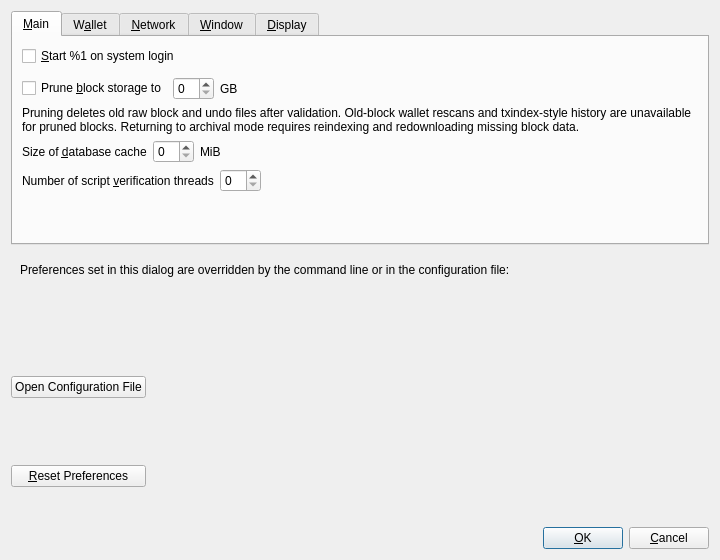
<?xml version="1.0" encoding="UTF-8"?>
<ui version="4.0">
 <class>OptionsDialog</class>
 <widget class="QDialog" name="OptionsDialog">
  <property name="geometry">
   <rect>
    <x>0</x>
    <y>0</y>
    <width>720</width>
    <height>560</height>
   </rect>
  </property>
  <property name="minimumSize">
   <size>
    <width>700</width>
    <height>520</height>
   </size>
  </property>
  <property name="windowTitle">
   <string>Preferences</string>
  </property>
  <property name="modal">
   <bool>true</bool>
  </property>
  <layout class="QVBoxLayout" name="verticalLayout">
   <item>
    <widget class="QTabWidget" name="tabWidget">
     <property name="currentIndex">
      <number>0</number>
     </property>
     <widget class="QWidget" name="tabMain">
      <attribute name="title">
       <string>&amp;Main</string>
      </attribute>
      <layout class="QVBoxLayout" name="verticalLayout_Main">
       <item>
        <widget class="QCheckBox" name="bitcoinAtStartup">
          <property name="toolTip">
          <string>Automatically start %1 after logging in to the system.</string>
         </property>
         <property name="text">
          <string>&amp;Start %1 on system login</string>
         </property>
        </widget>
       </item>
       <item>
        <spacer name="horizontalSpacer_0_Main">
         <property name="orientation">
          <enum>Qt::Horizontal</enum>
         </property>
         <property name="sizeHint" stdset="0">
          <size>
           <width>40</width>
           <height>5</height>
          </size>
         </property>
        </spacer>
       </item>
       <item>
       <layout class="QHBoxLayout" name="horizontalLayout_Main_Prune">
        <item>
         <widget class="QCheckBox" name="prune">
         <property name="toolTip">
           <string>Pruned nodes fully validate the chain but keep only recent raw block and undo data. Old-block wallet rescans and txindex-style history are unavailable for pruned blocks. Returning to archival mode requires reindexing and redownloading missing block data. Actual disk usage may be somewhat higher.</string>
          </property>
          <property name="text">
           <string>Prune &amp;block storage to</string>
          </property>
         </widget>
        </item>
        <item>
         <widget class="QSpinBox" name="pruneSize"/>
        </item>
         <item>
          <widget class="QLabel" name="pruneSizeUnitLabel">
           <property name="text">
            <string>GB</string>
           </property>
           <property name="textFormat">
            <enum>Qt::PlainText</enum>
           </property>
          </widget>
         </item>
         <item>
          <spacer name="horizontalSpacer_Main_Prune">
           <property name="orientation">
            <enum>Qt::Horizontal</enum>
           </property>
           <property name="sizeHint" stdset="0">
            <size>
             <width>40</width>
             <height>20</height>
            </size>
           </property>
          </spacer>
         </item>
        </layout>
       </item>
       <item>
        <widget class="QLabel" name="pruneWarning">
         <property name="text">
          <string>Pruning deletes old raw block and undo files after validation. Old-block wallet rescans and txindex-style history are unavailable for pruned blocks. Returning to archival mode requires reindexing and redownloading missing block data.</string>
         </property>
         <property name="textFormat">
          <enum>Qt::PlainText</enum>
         </property>
         <property name="wordWrap">
          <bool>true</bool>
         </property>
        </widget>
       </item>
       <item>
        <layout class="QHBoxLayout" name="horizontalLayout_2_Main">
         <item>
          <widget class="QLabel" name="databaseCacheLabel">
           <property name="text">
            <string>Size of &amp;database cache</string>
           </property>
           <property name="textFormat">
            <enum>Qt::PlainText</enum>
           </property>
           <property name="buddy">
            <cstring>databaseCache</cstring>
           </property>
          </widget>
         </item>
         <item>
          <widget class="QSpinBox" name="databaseCache"/>
         </item>
         <item>
          <widget class="QLabel" name="databaseCacheUnitLabel">
           <property name="text">
            <string>MiB</string>
           </property>
           <property name="textFormat">
            <enum>Qt::PlainText</enum>
           </property>
          </widget>
         </item>
         <item>
          <spacer name="horizontalSpacer_2_Main">
           <property name="orientation">
            <enum>Qt::Horizontal</enum>
           </property>
           <property name="sizeHint" stdset="0">
            <size>
             <width>40</width>
             <height>20</height>
            </size>
           </property>
          </spacer>
         </item>
        </layout>
       </item>
       <item>
        <layout class="QHBoxLayout" name="horizontalLayout_Main_VerifyLabel">
         <item>
          <widget class="QLabel" name="threadsScriptVerifLabel">
           <property name="text">
            <string>Number of script &amp;verification threads</string>
           </property>
           <property name="textFormat">
            <enum>Qt::PlainText</enum>
           </property>
           <property name="buddy">
            <cstring>threadsScriptVerif</cstring>
           </property>
          </widget>
         </item>
         <item>
          <widget class="QSpinBox" name="threadsScriptVerif">
           <property name="toolTip">
            <string>(0 = auto, &lt;0 = leave that many cores free)</string>
           </property>
          </widget>
         </item>
         <item>
          <spacer name="horizontalSpacer_Main_Threads">
           <property name="orientation">
            <enum>Qt::Horizontal</enum>
           </property>
           <property name="sizeHint" stdset="0">
            <size>
             <width>40</width>
             <height>20</height>
            </size>
           </property>
          </spacer>
         </item>
        </layout>
       </item>
       <item>
        <spacer name="verticalSpacer_Main">
         <property name="orientation">
          <enum>Qt::Vertical</enum>
         </property>
         <property name="sizeHint" stdset="0">
          <size>
           <width>20</width>
           <height>40</height>
          </size>
         </property>
        </spacer>
       </item>
      </layout>
     </widget>
     <widget class="QWidget" name="tabWallet">
      <attribute name="title">
       <string>W&amp;allet</string>
      </attribute>
      <layout class="QVBoxLayout" name="verticalLayout_Wallet">
       <item>
        <widget class="QGroupBox" name="groupBox">
         <property name="title">
          <string>Expert</string>
         </property>
         <layout class="QVBoxLayout" name="verticalLayout_2">
          <item>
           <widget class="QCheckBox" name="coinControlFeatures">
            <property name="toolTip">
             <string>Show advanced controls for choosing which specific received coins are spent. Most users can leave this off; it is useful when you need tighter control over fees, privacy, or which incoming payments are used in a transaction.</string>
            </property>
            <property name="text">
             <string>Enable coin &amp;control features</string>
            </property>
           </widget>
          </item>
          <item>
           <widget class="QCheckBox" name="mwebFeatures">
            <property name="text">
             <string>Show unsupported MW&amp;EB test controls</string>
            </property>
           </widget>
          </item>
          <item>
           <widget class="QCheckBox" name="spendZeroConfChange">
            <property name="toolTip">
             <string>If you disable the spending of unconfirmed change, the change from a transaction cannot be used until that transaction has at least one confirmation. This also affects how your balance is computed.</string>
            </property>
            <property name="text">
             <string>&amp;Spend unconfirmed change</string>
            </property>
           </widget>
          </item>
         </layout>
        </widget>
       </item>
       <item>
        <spacer name="verticalSpacer_Wallet">
         <property name="orientation">
          <enum>Qt::Vertical</enum>
         </property>
         <property name="sizeHint" stdset="0">
          <size>
           <width>20</width>
           <height>40</height>
          </size>
         </property>
        </spacer>
       </item>
      </layout>
     </widget>
     <widget class="QWidget" name="tabNetwork">
      <attribute name="title">
       <string>&amp;Network</string>
      </attribute>
      <layout class="QVBoxLayout" name="verticalLayout_Network">
       <item>
        <widget class="QCheckBox" name="mapPortUpnp">
         <property name="toolTip">
          <string>Automatically open the Defcoin client port on the router. This only works when your router supports UPnP and it is enabled.</string>
         </property>
         <property name="text">
          <string>Map port using &amp;UPnP</string>
         </property>
        </widget>
       </item>
       <item>
        <widget class="QCheckBox" name="allowIncoming">
         <property name="toolTip">
          <string>Accept connections from outside.</string>
         </property>
         <property name="text">
          <string>Allow incomin&amp;g connections</string>
         </property>
        </widget>
       </item>
       <item>
        <widget class="QCheckBox" name="connectSocks">
         <property name="toolTip">
          <string>Connect to the Defcoin network through a SOCKS5 proxy.</string>
         </property>
         <property name="text">
          <string>&amp;Connect through SOCKS5 proxy (default proxy):</string>
         </property>
        </widget>
       </item>
       <item>
        <layout class="QHBoxLayout" name="horizontalLayout_1_Network">
         <item>
          <widget class="QLabel" name="proxyIpLabel">
           <property name="text">
            <string>Proxy &amp;IP:</string>
           </property>
           <property name="textFormat">
            <enum>Qt::PlainText</enum>
           </property>
           <property name="buddy">
            <cstring>proxyIp</cstring>
           </property>
          </widget>
         </item>
         <item>
          <widget class="QValidatedLineEdit" name="proxyIp">
           <property name="minimumSize">
            <size>
             <width>140</width>
             <height>0</height>
            </size>
           </property>
           <property name="maximumSize">
            <size>
             <width>140</width>
             <height>16777215</height>
            </size>
           </property>
           <property name="toolTip">
            <string>IP address of the proxy (e.g. IPv4: 127.0.0.1 / IPv6: ::1)</string>
           </property>
          </widget>
         </item>
         <item>
          <widget class="QLabel" name="proxyPortLabel">
           <property name="text">
            <string>&amp;Port:</string>
           </property>
           <property name="textFormat">
            <enum>Qt::PlainText</enum>
           </property>
           <property name="buddy">
            <cstring>proxyPort</cstring>
           </property>
          </widget>
         </item>
         <item>
          <widget class="QLineEdit" name="proxyPort">
           <property name="minimumSize">
            <size>
             <width>55</width>
             <height>0</height>
            </size>
           </property>
           <property name="maximumSize">
            <size>
             <width>55</width>
             <height>16777215</height>
            </size>
           </property>
           <property name="toolTip">
            <string>Port of the proxy (e.g. 9050)</string>
           </property>
          </widget>
         </item>
         <item>
          <spacer name="horizontalSpacer_1_Network">
           <property name="orientation">
            <enum>Qt::Horizontal</enum>
           </property>
           <property name="sizeHint" stdset="0">
            <size>
             <width>40</width>
             <height>20</height>
            </size>
           </property>
          </spacer>
         </item>
        </layout>
       </item>
       <item>
        <layout class="QHBoxLayout" name="horizontalLayout_2_Network">
         <item>
          <widget class="QLabel" name="proxyActiveNets">
           <property name="text">
            <string>Used for reaching peers via:</string>
           </property>
           <property name="textFormat">
            <enum>Qt::PlainText</enum>
           </property>
          </widget>
         </item>
         <item>
          <widget class="QCheckBox" name="proxyReachIPv4">
           <property name="enabled">
            <bool>false</bool>
           </property>
           <property name="toolTip">
            <string>Shows if the supplied default SOCKS5 proxy is used to reach peers via this network type.</string>
           </property>
           <property name="text">
            <string/>
           </property>
          </widget>
         </item>
         <item>
          <widget class="QLabel" name="proxyReachIPv4Label">
           <property name="text">
            <string>IPv4</string>
           </property>
           <property name="textFormat">
            <enum>Qt::PlainText</enum>
           </property>
          </widget>
         </item>
         <item>
          <widget class="QCheckBox" name="proxyReachIPv6">
           <property name="enabled">
            <bool>false</bool>
           </property>
           <property name="toolTip">
            <string>Shows if the supplied default SOCKS5 proxy is used to reach peers via this network type.</string>
           </property>
           <property name="text">
            <string/>
           </property>
          </widget>
         </item>
         <item>
          <widget class="QLabel" name="proxyReachIPv6Label">
           <property name="text">
            <string>IPv6</string>
           </property>
           <property name="textFormat">
            <enum>Qt::PlainText</enum>
           </property>
          </widget>
         </item>
         <item>
          <widget class="QCheckBox" name="proxyReachTor">
           <property name="enabled">
            <bool>false</bool>
           </property>
           <property name="toolTip">
            <string>Shows if the supplied default SOCKS5 proxy is used to reach peers via this network type.</string>
           </property>
           <property name="text">
            <string/>
           </property>
          </widget>
         </item>
         <item>
          <widget class="QLabel" name="proxyReachTorLabel">
           <property name="text">
            <string>Tor</string>
           </property>
           <property name="textFormat">
            <enum>Qt::PlainText</enum>
           </property>
          </widget>
         </item>
         <item>
          <spacer name="horizontalSpacer_2_Network">
           <property name="orientation">
            <enum>Qt::Horizontal</enum>
           </property>
           <property name="sizeHint" stdset="0">
            <size>
             <width>40</width>
             <height>20</height>
            </size>
           </property>
          </spacer>
         </item>
        </layout>
       </item>
       <item>
        <widget class="QCheckBox" name="connectSocksTor">
         <property name="toolTip">
          <string>Connect to the Defcoin network through a separate SOCKS5 proxy for Tor onion services.</string>
         </property>
         <property name="text">
          <string>Use separate SOCKS&amp;5 proxy to reach peers via Tor onion services:</string>
         </property>
        </widget>
       </item>
       <item>
        <layout class="QHBoxLayout" name="horizontalLayout_3_Network">
         <item>
          <widget class="QLabel" name="proxyIpTorLabel">
           <property name="text">
            <string>Proxy &amp;IP:</string>
           </property>
           <property name="textFormat">
            <enum>Qt::PlainText</enum>
           </property>
           <property name="buddy">
            <cstring>proxyIpTor</cstring>
           </property>
          </widget>
         </item>
         <item>
          <widget class="QValidatedLineEdit" name="proxyIpTor">
           <property name="minimumSize">
            <size>
             <width>140</width>
             <height>0</height>
            </size>
           </property>
           <property name="maximumSize">
            <size>
             <width>140</width>
             <height>16777215</height>
            </size>
           </property>
           <property name="toolTip">
            <string>IP address of the proxy (e.g. IPv4: 127.0.0.1 / IPv6: ::1)</string>
           </property>
          </widget>
         </item>
         <item>
          <widget class="QLabel" name="proxyPortTorLabel">
           <property name="text">
            <string>&amp;Port:</string>
           </property>
           <property name="textFormat">
            <enum>Qt::PlainText</enum>
           </property>
           <property name="buddy">
            <cstring>proxyPortTor</cstring>
           </property>
          </widget>
         </item>
         <item>
          <widget class="QLineEdit" name="proxyPortTor">
           <property name="minimumSize">
            <size>
             <width>55</width>
             <height>0</height>
            </size>
           </property>
           <property name="maximumSize">
            <size>
             <width>55</width>
             <height>16777215</height>
            </size>
           </property>
           <property name="toolTip">
            <string>Port of the proxy (e.g. 9050)</string>
           </property>
          </widget>
         </item>
         <item>
          <spacer name="horizontalSpacer_4_Network">
           <property name="orientation">
            <enum>Qt::Horizontal</enum>
           </property>
           <property name="sizeHint" stdset="0">
            <size>
             <width>40</width>
             <height>20</height>
            </size>
           </property>
          </spacer>
         </item>
        </layout>
       </item>
       <item>
        <spacer name="verticalSpacer_Network">
         <property name="orientation">
          <enum>Qt::Vertical</enum>
         </property>
         <property name="sizeHint" stdset="0">
          <size>
           <width>20</width>
           <height>40</height>
          </size>
         </property>
        </spacer>
       </item>
      </layout>
     </widget>
     <widget class="QWidget" name="tabWindow">
      <attribute name="title">
       <string>&amp;Window</string>
      </attribute>
      <layout class="QVBoxLayout" name="verticalLayout_Window">
       <item>
        <widget class="QCheckBox" name="hideTrayIcon">
         <property name="toolTip">
          <string>Hide the icon from the system tray.</string>
         </property>
         <property name="text">
          <string>&amp;Hide tray icon</string>
         </property>
        </widget>
       </item>
       <item>
        <widget class="QCheckBox" name="minimizeToTray">
         <property name="toolTip">
          <string>Show only a tray icon after minimizing the window.</string>
         </property>
         <property name="text">
          <string>&amp;Minimize to the tray instead of the taskbar</string>
         </property>
        </widget>
       </item>
       <item>
        <widget class="QCheckBox" name="minimizeOnClose">
         <property name="toolTip">
          <string>Minimize instead of exit the application when the window is closed. When this option is enabled, the application will be closed only after selecting Exit in the menu.</string>
         </property>
         <property name="text">
          <string>M&amp;inimize on close</string>
         </property>
        </widget>
       </item>
       <item>
        <spacer name="verticalSpacer_Window">
         <property name="orientation">
          <enum>Qt::Vertical</enum>
         </property>
         <property name="sizeHint" stdset="0">
          <size>
           <width>20</width>
           <height>40</height>
          </size>
         </property>
        </spacer>
       </item>
      </layout>
     </widget>
     <widget class="QWidget" name="tabDisplay">
      <attribute name="title">
       <string>&amp;Display</string>
      </attribute>
      <layout class="QVBoxLayout" name="verticalLayout_Display">
       <item>
        <layout class="QHBoxLayout" name="horizontalLayout_1_Display">
         <item>
          <widget class="QLabel" name="langLabel">
           <property name="text">
            <string>User Interface &amp;language:</string>
           </property>
           <property name="textFormat">
            <enum>Qt::PlainText</enum>
           </property>
           <property name="buddy">
            <cstring>lang</cstring>
           </property>
          </widget>
         </item>
         <item>
          <widget class="QValueComboBox" name="lang">
           <property name="toolTip">
            <string>The user interface language can be set here. This setting will take effect after restarting %1.</string>
           </property>
          </widget>
         </item>
       </layout>
      </item>
       <item>
        <layout class="QHBoxLayout" name="horizontalLayout_Theme_Display">
         <item>
          <widget class="QLabel" name="themeLabel">
           <property name="text">
            <string>Interface &amp;theme:</string>
           </property>
           <property name="textFormat">
            <enum>Qt::PlainText</enum>
           </property>
           <property name="buddy">
            <cstring>theme</cstring>
           </property>
          </widget>
         </item>
         <item>
          <widget class="QValueComboBox" name="theme">
           <property name="toolTip">
            <string>Choose the wallet interface theme. Auto follows the system appearance where Qt supports it.</string>
           </property>
          </widget>
         </item>
        </layout>
       </item>
       <item>
        <layout class="QHBoxLayout" name="horizontalLayout_2_Display">
         <item>
          <widget class="QLabel" name="unitLabel">
           <property name="text">
            <string>&amp;Unit to show amounts in:</string>
           </property>
           <property name="textFormat">
            <enum>Qt::PlainText</enum>
           </property>
           <property name="buddy">
            <cstring>unit</cstring>
           </property>
          </widget>
         </item>
         <item>
          <widget class="QValueComboBox" name="unit">
           <property name="toolTip">
            <string>Choose the default subdivision unit to show in the interface and when sending coins.</string>
           </property>
          </widget>
         </item>
        </layout>
       </item>
       <item>
        <layout class="QHBoxLayout" name="horizontalLayout_3_Display">
         <item>
          <widget class="QLabel" name="thirdPartyTxUrlsLabel">
           <property name="toolTip">
            <string>Third party URLs (e.g. a block explorer) that appear in the transactions tab as context menu items. %s in the URL is replaced by transaction hash. Multiple URLs are separated by vertical bar |.</string>
           </property>
           <property name="text">
            <string>&amp;Third party transaction URLs</string>
           </property>
           <property name="buddy">
            <cstring>thirdPartyTxUrls</cstring>
           </property>
          </widget>
         </item>
         <item>
          <widget class="QLineEdit" name="thirdPartyTxUrls">
           <property name="toolTip">
            <string>Third party URLs (e.g. a block explorer) that appear in the transactions tab as context menu items. %s in the URL is replaced by transaction hash. Multiple URLs are separated by vertical bar |.</string>
           </property>
           <property name="placeholderText">
            <string notr="true">https://example.com/tx/%s</string>
           </property>
          </widget>
         </item>
        </layout>
       </item>
       <item>
        <spacer name="verticalSpacer_Display">
         <property name="orientation">
          <enum>Qt::Vertical</enum>
         </property>
         <property name="sizeHint" stdset="0">
          <size>
           <width>20</width>
           <height>40</height>
          </size>
         </property>
        </spacer>
       </item>
      </layout>
     </widget>
    </widget>
   </item>
   <item>
    <widget class="QFrame" name="frame">
     <layout class="QVBoxLayout" name="verticalLayout_Bottom">
      <item>
       <layout class="QHBoxLayout" name="horizontalLayout_Bottom">
        <item>
         <widget class="QLabel" name="overriddenByCommandLineInfoLabel">
          <property name="text">
           <string>Preferences set in this dialog are overridden by the command line or in the configuration file:</string>
          </property>
          <property name="textFormat">
           <enum>Qt::PlainText</enum>
          </property>
         </widget>
        </item>
        <item>
         <spacer name="horizontalSpacer_Bottom">
          <property name="orientation">
           <enum>Qt::Horizontal</enum>
          </property>
          <property name="sizeHint" stdset="0">
           <size>
            <width>40</width>
            <height>20</height>
           </size>
          </property>
         </spacer>
        </item>
       </layout>
      </item>
      <item>
       <widget class="QLabel" name="overriddenByCommandLineLabel">
        <property name="text">
         <string/>
        </property>
        <property name="textFormat">
         <enum>Qt::PlainText</enum>
        </property>
        <property name="wordWrap">
         <bool>true</bool>
        </property>
       </widget>
      </item>
     </layout>
    </widget>
   </item>
   <item>
    <layout class="QHBoxLayout" name="horizontalLayout_Buttons">
     <item>
      <layout class="QVBoxLayout" name="verticalLayout_Buttons">
       <item>
        <widget class="QPushButton" name="openBitcoinConfButton">
         <property name="toolTip">
          <string>Open the %1 configuration file from the working directory.</string>
         </property>
         <property name="text">
          <string>Open Configuration File</string>
         </property>
         <property name="autoDefault">
          <bool>false</bool>
         </property>
        </widget>
       </item>
       <item>
      <widget class="QPushButton" name="resetButton">
       <property name="toolTip">
        <string>Reset application preferences to defaults. This does not delete your wallet, private keys, blockchain data, or transactions; it only clears saved UI and client settings.</string>
       </property>
         <property name="text">
          <string>&amp;Reset Preferences</string>
         </property>
         <property name="autoDefault">
          <bool>false</bool>
         </property>
        </widget>
       </item>
      </layout>
     </item>
     <item>
      <spacer name="horizontalSpacer_1">
       <property name="orientation">
        <enum>Qt::Horizontal</enum>
       </property>
       <property name="sizeHint" stdset="0">
        <size>
         <width>40</width>
         <height>48</height>
        </size>
       </property>
      </spacer>
     </item>
     <item>
      <widget class="QLabel" name="statusLabel">
       <property name="minimumSize">
        <size>
         <width>200</width>
         <height>0</height>
        </size>
       </property>
       <property name="font">
        <font>
         <weight>75</weight>
         <bold>true</bold>
        </font>
       </property>
       <property name="text">
        <string/>
       </property>
       <property name="textFormat">
        <enum>Qt::PlainText</enum>
       </property>
       <property name="wordWrap">
        <bool>true</bool>
       </property>
      </widget>
     </item>
     <item>
      <spacer name="horizontalSpacer_2">
       <property name="orientation">
        <enum>Qt::Horizontal</enum>
       </property>
       <property name="sizeHint" stdset="0">
        <size>
         <width>40</width>
         <height>48</height>
        </size>
       </property>
      </spacer>
     </item>
     <item>
      <layout class="QVBoxLayout" name="verticalLayout_4">
       <item>
        <spacer name="verticalSpacer">
         <property name="orientation">
          <enum>Qt::Vertical</enum>
         </property>
         <property name="sizeHint" stdset="0">
          <size>
           <width>20</width>
           <height>40</height>
          </size>
         </property>
        </spacer>
       </item>
       <item>
        <layout class="QHBoxLayout" name="horizontalLayout">
         <item>
          <widget class="QPushButton" name="okButton">
           <property name="text">
            <string>&amp;OK</string>
           </property>
           <property name="autoDefault">
            <bool>false</bool>
           </property>
           <property name="default">
            <bool>true</bool>
           </property>
          </widget>
         </item>
         <item>
          <widget class="QPushButton" name="cancelButton">
           <property name="text">
            <string>&amp;Cancel</string>
           </property>
           <property name="autoDefault">
            <bool>false</bool>
           </property>
          </widget>
         </item>
        </layout>
       </item>
      </layout>
     </item>
    </layout>
   </item>
  </layout>
 </widget>
 <customwidgets>
  <customwidget>
   <class>QValidatedLineEdit</class>
   <extends>QLineEdit</extends>
   <header>qt/qvalidatedlineedit.h</header>
  </customwidget>
  <customwidget>
   <class>QValueComboBox</class>
   <extends>QComboBox</extends>
   <header>qt/qvaluecombobox.h</header>
  </customwidget>
 </customwidgets>
 <resources/>
 <connections/>
</ui>
